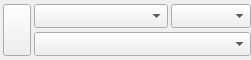
<?xml version="1.0" encoding="UTF-8"?>
<ui version="4.0">
 <class>row_filter_selection</class>
 <widget class="QWidget" name="row_filter_selection">
  <property name="styleSheet">
   <string notr="true">QPushButton#button_apply_element { text-align: center; }</string>
  </property>
  <property name="geometry">
   <rect>
    <x>0</x>
    <y>0</y>
    <width>251</width>
    <height>60</height>
   </rect>
  </property>
  <property name="sizePolicy">
   <sizepolicy hsizetype="Preferred" vsizetype="Preferred">
    <horstretch>0</horstretch>
    <verstretch>0</verstretch>
   </sizepolicy>
  </property>
  <property name="minimumSize">
   <size>
    <width>0</width>
    <height>0</height>
   </size>
  </property>
  <property name="maximumSize">
   <size>
    <width>16777215</width>
    <height>16777215</height>
   </size>
  </property>
  <property name="autoFillBackground">
   <bool>false</bool>
  </property>
  <layout class="QVBoxLayout" name="layout_vertical_layout">
   <property name="spacing">
    <number>0</number>
   </property>
   <property name="leftMargin">
    <number>3</number>
   </property>
   <property name="topMargin">
    <number>0</number>
   </property>
   <property name="rightMargin">
    <number>0</number>
   </property>
   <property name="bottomMargin">
    <number>0</number>
   </property>
   <item>
    <widget class="QWidget" name="panel_filter_rule" native="true">
     <layout class="QVBoxLayout" name="layout_vertical_layout_2">
      <property name="spacing">
       <number>0</number>
      </property>
      <property name="leftMargin">
       <number>0</number>
      </property>
      <property name="topMargin">
       <number>0</number>
      </property>
      <property name="rightMargin">
       <number>0</number>
      </property>
      <property name="bottomMargin">
       <number>0</number>
      </property>
      <item>
       <widget class="QWidget" name="panel_filter_rule_fields" native="true">
        <layout class="QGridLayout" name="layout_grid_layout" columnstretch="0,5,3">
         <property name="leftMargin">
          <number>0</number>
         </property>
         <property name="topMargin">
          <number>0</number>
         </property>
         <property name="rightMargin">
          <number>0</number>
         </property>
         <property name="bottomMargin">
          <number>0</number>
         </property>
         <property name="horizontalSpacing">
          <number>3</number>
         </property>
         <property name="verticalSpacing">
          <number>0</number>
         </property>
         <item row="0" column="0" rowspan="2">
          <widget class="QWidget" name="panel_filter_rule_apply" native="true">
           <property name="minimumSize">
            <size>
             <width>0</width>
             <height>0</height>
            </size>
           </property>
           <property name="maximumSize">
            <size>
             <width>16777215</width>
             <height>16777215</height>
            </size>
           </property>
           <layout class="QVBoxLayout" name="layout_vertical_layout_3">
            <property name="spacing">
             <number>0</number>
            </property>
            <property name="leftMargin">
             <number>0</number>
            </property>
            <property name="topMargin">
             <number>0</number>
            </property>
            <property name="rightMargin">
             <number>0</number>
            </property>
            <property name="bottomMargin">
             <number>0</number>
            </property>
            <item>
             <widget class="QPushButton" name="button_apply_element">
              <property name="toolTip">
               <string>Start or pause this filter rule; in removal mode, remove it.</string>
              </property>
              <property name="sizePolicy">
               <sizepolicy hsizetype="Fixed" vsizetype="Expanding">
                <horstretch>0</horstretch>
                <verstretch>0</verstretch>
               </sizepolicy>
              </property>
              <property name="minimumSize">
               <size>
                <width>0</width>
                <height>0</height>
               </size>
              </property>
              <property name="maximumSize">
               <size>
                <width>28</width>
                <height>16777215</height>
               </size>
              </property>
              <property name="baseSize">
               <size>
                <width>0</width>
                <height>0</height>
               </size>
              </property>
              <property name="autoFillBackground">
               <bool>false</bool>
              </property>
              <property name="text">
               <string/>
              </property>
              <property name="icon">
               <iconset>
                <normaloff>../../shared/icons/material/animation_play.svg</normaloff>
                <normalon>../../shared/icons/material/animation_pause.svg</normalon>../../shared/icons/material/animation_play.svg</iconset>
              </property>
              <property name="iconSize">
               <size>
                <width>22</width>
                <height>22</height>
               </size>
              </property>
              <property name="checkable">
               <bool>true</bool>
              </property>
              <property name="checked">
               <bool>false</bool>
              </property>
              <property name="flat">
               <bool>false</bool>
              </property>
              <property name="iconName" stdset="0">
               <string>animation_play</string>
              </property>
             </widget>
            </item>
           </layout>
          </widget>
         </item>
         <item row="0" column="1">
          <widget class="QComboBox" name="combo_column">
           <property name="toolTip">
            <string>Choose the metadata field to filter.</string>
           </property>
           <property name="sizePolicy">
            <sizepolicy hsizetype="Expanding" vsizetype="Fixed">
             <horstretch>0</horstretch>
             <verstretch>0</verstretch>
            </sizepolicy>
           </property>
           <property name="minimumSize">
            <size>
             <width>0</width>
             <height>0</height>
            </size>
           </property>
           <property name="sizeAdjustPolicy">
            <enum>QComboBox::SizeAdjustPolicy::AdjustToMinimumContentsLengthWithIcon</enum>
           </property>
           <property name="frame">
            <bool>true</bool>
           </property>
          </widget>
         </item>
         <item row="0" column="2">
          <widget class="QComboBox" name="combo_operator">
           <property name="toolTip">
            <string>Choose how to compare the field with the selected value.</string>
           </property>
           <property name="sizePolicy">
            <sizepolicy hsizetype="Expanding" vsizetype="Fixed">
             <horstretch>0</horstretch>
             <verstretch>0</verstretch>
            </sizepolicy>
           </property>
           <property name="minimumSize">
            <size>
             <width>0</width>
             <height>0</height>
            </size>
           </property>
           <property name="sizeAdjustPolicy">
            <enum>QComboBox::SizeAdjustPolicy::AdjustToMinimumContentsLengthWithIcon</enum>
           </property>
          </widget>
         </item>
         <item row="1" column="1" colspan="2">
          <widget class="QComboBox" name="combo_value_selection">
           <property name="toolTip">
            <string>Choose the value to match.</string>
           </property>
           <property name="sizePolicy">
            <sizepolicy hsizetype="Preferred" vsizetype="Fixed">
             <horstretch>0</horstretch>
             <verstretch>0</verstretch>
            </sizepolicy>
           </property>
           <property name="minimumSize">
            <size>
             <width>0</width>
             <height>0</height>
            </size>
           </property>
           <property name="sizeAdjustPolicy">
            <enum>QComboBox::SizeAdjustPolicy::AdjustToMinimumContentsLengthWithIcon</enum>
           </property>
          </widget>
         </item>
        </layout>
       </widget>
      </item>
     </layout>
    </widget>
   </item>
  </layout>
 </widget>
 <resources/>
 <connections/>
</ui>
